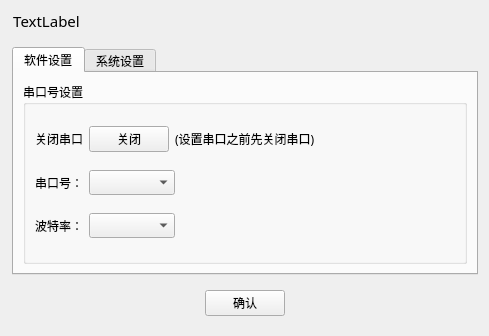
<?xml version="1.0" encoding="UTF-8"?>
<ui version="4.0">
 <class>SystemSettingDialog</class>
 <widget class="QWidget" name="SystemSettingDialog">
  <property name="geometry">
   <rect>
    <x>0</x>
    <y>0</y>
    <width>489</width>
    <height>336</height>
   </rect>
  </property>
  <property name="windowTitle">
   <string>Form</string>
  </property>
  <layout class="QVBoxLayout" name="verticalLayout_3">
   <item>
    <layout class="QVBoxLayout" name="verticalLayout_2">
     <item>
      <widget class="QWidget" name="widget_Top" native="true">
       <property name="sizePolicy">
        <sizepolicy hsizetype="Preferred" vsizetype="Maximum">
         <horstretch>0</horstretch>
         <verstretch>0</verstretch>
        </sizepolicy>
       </property>
       <property name="maximumSize">
        <size>
         <width>16777215</width>
         <height>30</height>
        </size>
       </property>
       <layout class="QHBoxLayout" name="horizontalLayout">
        <property name="spacing">
         <number>0</number>
        </property>
        <property name="leftMargin">
         <number>2</number>
        </property>
        <property name="topMargin">
         <number>0</number>
        </property>
        <property name="rightMargin">
         <number>0</number>
        </property>
        <property name="bottomMargin">
         <number>10</number>
        </property>
        <item>
         <widget class="QLabel" name="label_title">
          <property name="font">
           <font>
            <family>楷体</family>
            <pointsize>11</pointsize>
           </font>
          </property>
          <property name="text">
           <string>TextLabel</string>
          </property>
          <property name="alignment">
           <set>Qt::AlignCenter</set>
          </property>
         </widget>
        </item>
        <item>
         <spacer name="horizontalSpacer_2">
          <property name="orientation">
           <enum>Qt::Horizontal</enum>
          </property>
          <property name="sizeHint" stdset="0">
           <size>
            <width>492</width>
            <height>20</height>
           </size>
          </property>
         </spacer>
        </item>
        <item>
         <widget class="QToolButton" name="tbnMenuClose">
          <property name="sizePolicy">
           <sizepolicy hsizetype="Maximum" vsizetype="Maximum">
            <horstretch>0</horstretch>
            <verstretch>0</verstretch>
           </sizepolicy>
          </property>
          <property name="minimumSize">
           <size>
            <width>35</width>
            <height>35</height>
           </size>
          </property>
          <property name="maximumSize">
           <size>
            <width>35</width>
            <height>35</height>
           </size>
          </property>
          <property name="text">
           <string/>
          </property>
          <property name="toolButtonStyle">
           <enum>Qt::ToolButtonTextUnderIcon</enum>
          </property>
          <property name="autoRaise">
           <bool>true</bool>
          </property>
         </widget>
        </item>
       </layout>
      </widget>
     </item>
     <item>
      <widget class="QWidget" name="widget_Mid" native="true">
       <layout class="QVBoxLayout" name="verticalLayout">
        <property name="leftMargin">
         <number>1</number>
        </property>
        <property name="topMargin">
         <number>0</number>
        </property>
        <property name="rightMargin">
         <number>0</number>
        </property>
        <property name="bottomMargin">
         <number>0</number>
        </property>
        <item>
         <widget class="QTabWidget" name="tabWidget">
          <property name="currentIndex">
           <number>0</number>
          </property>
          <widget class="QWidget" name="tab">
           <attribute name="title">
            <string>软件设置</string>
           </attribute>
           <layout class="QHBoxLayout" name="horizontalLayout_3">
            <item>
             <widget class="QGroupBox" name="groupBox">
              <property name="font">
               <font>
                <family>微软雅黑</family>
               </font>
              </property>
              <property name="title">
               <string>串口号设置</string>
              </property>
              <layout class="QGridLayout" name="gridLayout_2">
               <item row="0" column="0">
                <widget class="QLabel" name="label_2">
                 <property name="text">
                  <string>关闭串口</string>
                 </property>
                </widget>
               </item>
               <item row="0" column="1">
                <widget class="QPushButton" name="pbnClosePort">
                 <property name="text">
                  <string>关闭</string>
                 </property>
                </widget>
               </item>
               <item row="0" column="2" colspan="2">
                <widget class="QLabel" name="label_3">
                 <property name="text">
                  <string>(设置串口之前先关闭串口)</string>
                 </property>
                </widget>
               </item>
               <item row="1" column="0">
                <widget class="QLabel" name="label">
                 <property name="text">
                  <string>串口号：</string>
                 </property>
                </widget>
               </item>
               <item row="1" column="1" colspan="2">
                <widget class="QComboBox" name="cbx_PortName"/>
               </item>
               <item row="1" column="3">
                <spacer name="horizontalSpacer">
                 <property name="orientation">
                  <enum>Qt::Horizontal</enum>
                 </property>
                 <property name="sizeHint" stdset="0">
                  <size>
                   <width>158</width>
                   <height>20</height>
                  </size>
                 </property>
                </spacer>
               </item>
               <item row="2" column="0">
                <widget class="QLabel" name="label_5">
                 <property name="text">
                  <string>波特率：</string>
                 </property>
                </widget>
               </item>
               <item row="2" column="1" colspan="2">
                <widget class="QComboBox" name="cbx_PortBaud"/>
               </item>
               <item row="2" column="3">
                <spacer name="horizontalSpacer_5">
                 <property name="orientation">
                  <enum>Qt::Horizontal</enum>
                 </property>
                 <property name="sizeHint" stdset="0">
                  <size>
                   <width>158</width>
                   <height>20</height>
                  </size>
                 </property>
                </spacer>
               </item>
              </layout>
             </widget>
            </item>
           </layout>
          </widget>
          <widget class="QWidget" name="tab_2">
           <attribute name="title">
            <string>系统设置</string>
           </attribute>
           <layout class="QGridLayout" name="gridLayout">
            <item row="0" column="0">
             <widget class="QLabel" name="label_6">
              <property name="font">
               <font>
                <family>微软雅黑</family>
                <pointsize>9</pointsize>
               </font>
              </property>
              <property name="text">
               <string>预设温度值：</string>
              </property>
             </widget>
            </item>
            <item row="0" column="1">
             <widget class="QLineEdit" name="lineEdit">
              <property name="sizePolicy">
               <sizepolicy hsizetype="Maximum" vsizetype="Fixed">
                <horstretch>0</horstretch>
                <verstretch>0</verstretch>
               </sizepolicy>
              </property>
              <property name="font">
               <font>
                <family>微软雅黑</family>
                <pointsize>9</pointsize>
               </font>
              </property>
             </widget>
            </item>
            <item row="0" column="2">
             <widget class="QLabel" name="label_10">
              <property name="font">
               <font>
                <family>微软雅黑</family>
                <pointsize>9</pointsize>
               </font>
              </property>
              <property name="text">
               <string>TextLabel</string>
              </property>
             </widget>
            </item>
            <item row="1" column="0">
             <widget class="QLabel" name="label_7">
              <property name="font">
               <font>
                <family>微软雅黑</family>
                <pointsize>9</pointsize>
               </font>
              </property>
              <property name="text">
               <string>预设湿度值：</string>
              </property>
             </widget>
            </item>
            <item row="1" column="1">
             <widget class="QLineEdit" name="lineEdit_3">
              <property name="sizePolicy">
               <sizepolicy hsizetype="Maximum" vsizetype="Fixed">
                <horstretch>0</horstretch>
                <verstretch>0</verstretch>
               </sizepolicy>
              </property>
              <property name="font">
               <font>
                <family>微软雅黑</family>
                <pointsize>9</pointsize>
               </font>
              </property>
             </widget>
            </item>
            <item row="1" column="2">
             <widget class="QLabel" name="label_11">
              <property name="font">
               <font>
                <family>微软雅黑</family>
                <pointsize>9</pointsize>
               </font>
              </property>
              <property name="text">
               <string>TextLabel</string>
              </property>
             </widget>
            </item>
            <item row="2" column="0">
             <widget class="QLabel" name="label_8">
              <property name="font">
               <font>
                <family>微软雅黑</family>
                <pointsize>9</pointsize>
               </font>
              </property>
              <property name="text">
               <string>预设烟雾值：</string>
              </property>
             </widget>
            </item>
            <item row="2" column="1">
             <widget class="QLineEdit" name="lineEdit_4">
              <property name="sizePolicy">
               <sizepolicy hsizetype="Maximum" vsizetype="Fixed">
                <horstretch>0</horstretch>
                <verstretch>0</verstretch>
               </sizepolicy>
              </property>
              <property name="font">
               <font>
                <family>微软雅黑</family>
                <pointsize>9</pointsize>
               </font>
              </property>
             </widget>
            </item>
            <item row="2" column="2">
             <widget class="QLabel" name="label_12">
              <property name="font">
               <font>
                <family>微软雅黑</family>
                <pointsize>9</pointsize>
               </font>
              </property>
              <property name="text">
               <string>TextLabel</string>
              </property>
             </widget>
            </item>
            <item row="3" column="0">
             <widget class="QLabel" name="label_9">
              <property name="font">
               <font>
                <family>微软雅黑</family>
                <pointsize>9</pointsize>
               </font>
              </property>
              <property name="text">
               <string>数据保存时间(秒):</string>
              </property>
             </widget>
            </item>
            <item row="3" column="1">
             <widget class="QLineEdit" name="lineEdit_2">
              <property name="sizePolicy">
               <sizepolicy hsizetype="Maximum" vsizetype="Fixed">
                <horstretch>0</horstretch>
                <verstretch>0</verstretch>
               </sizepolicy>
              </property>
              <property name="font">
               <font>
                <family>微软雅黑</family>
                <pointsize>9</pointsize>
               </font>
              </property>
             </widget>
            </item>
            <item row="3" column="2">
             <widget class="QLabel" name="label_13">
              <property name="font">
               <font>
                <family>微软雅黑</family>
                <pointsize>9</pointsize>
               </font>
              </property>
              <property name="text">
               <string>TextLabel</string>
              </property>
             </widget>
            </item>
           </layout>
          </widget>
         </widget>
        </item>
       </layout>
      </widget>
     </item>
     <item>
      <widget class="QWidget" name="widget_set_bottom" native="true">
       <layout class="QHBoxLayout" name="horizontalLayout_2">
        <item>
         <spacer name="horizontalSpacer_3">
          <property name="orientation">
           <enum>Qt::Horizontal</enum>
          </property>
          <property name="sizeHint" stdset="0">
           <size>
            <width>118</width>
            <height>20</height>
           </size>
          </property>
         </spacer>
        </item>
        <item>
         <widget class="QPushButton" name="pbnOk">
          <property name="font">
           <font>
            <family>微软雅黑</family>
           </font>
          </property>
          <property name="text">
           <string>确认</string>
          </property>
         </widget>
        </item>
        <item>
         <spacer name="horizontalSpacer_4">
          <property name="orientation">
           <enum>Qt::Horizontal</enum>
          </property>
          <property name="sizeHint" stdset="0">
           <size>
            <width>118</width>
            <height>20</height>
           </size>
          </property>
         </spacer>
        </item>
       </layout>
      </widget>
     </item>
    </layout>
   </item>
  </layout>
 </widget>
 <resources/>
 <connections/>
</ui>
